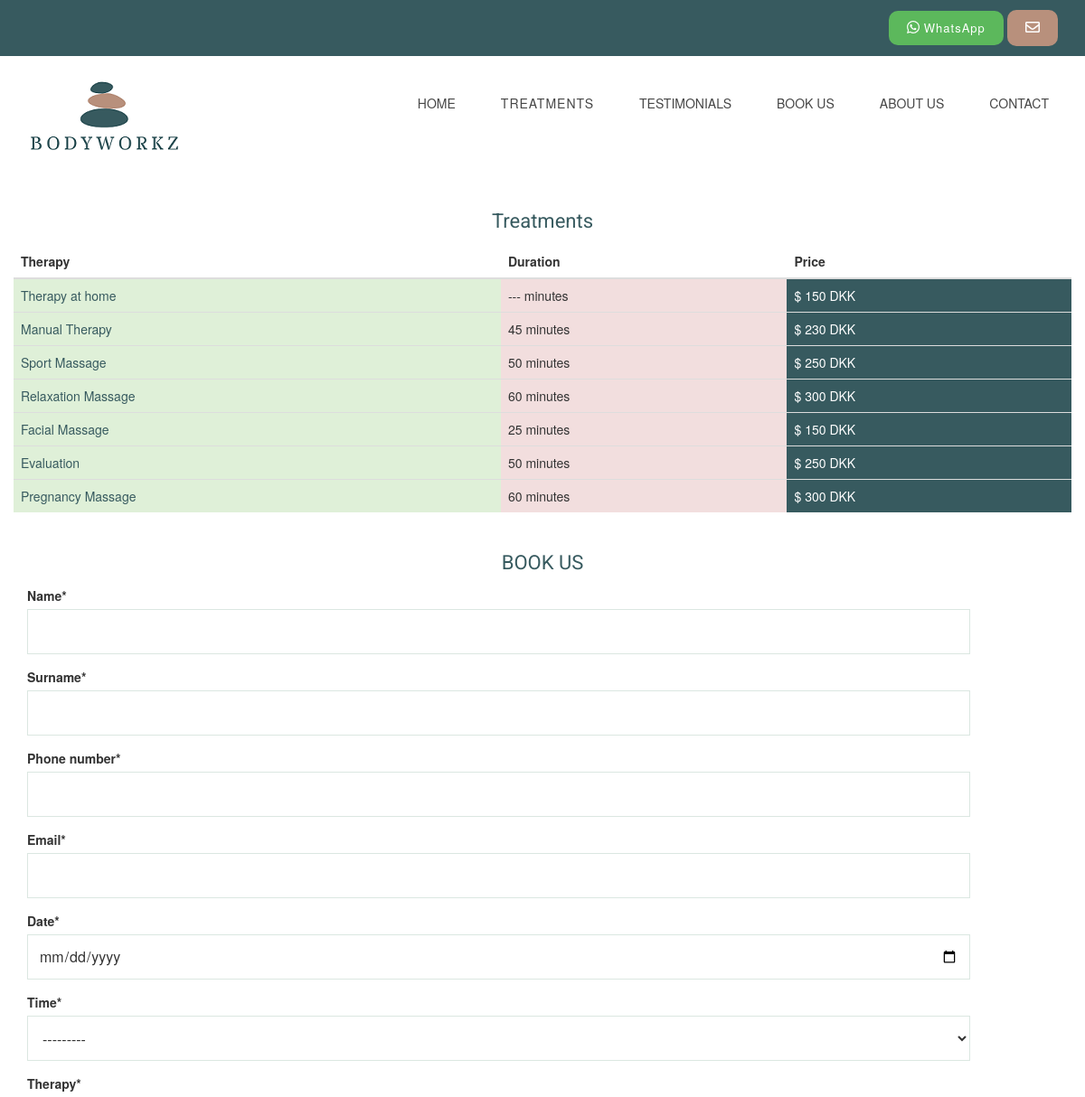
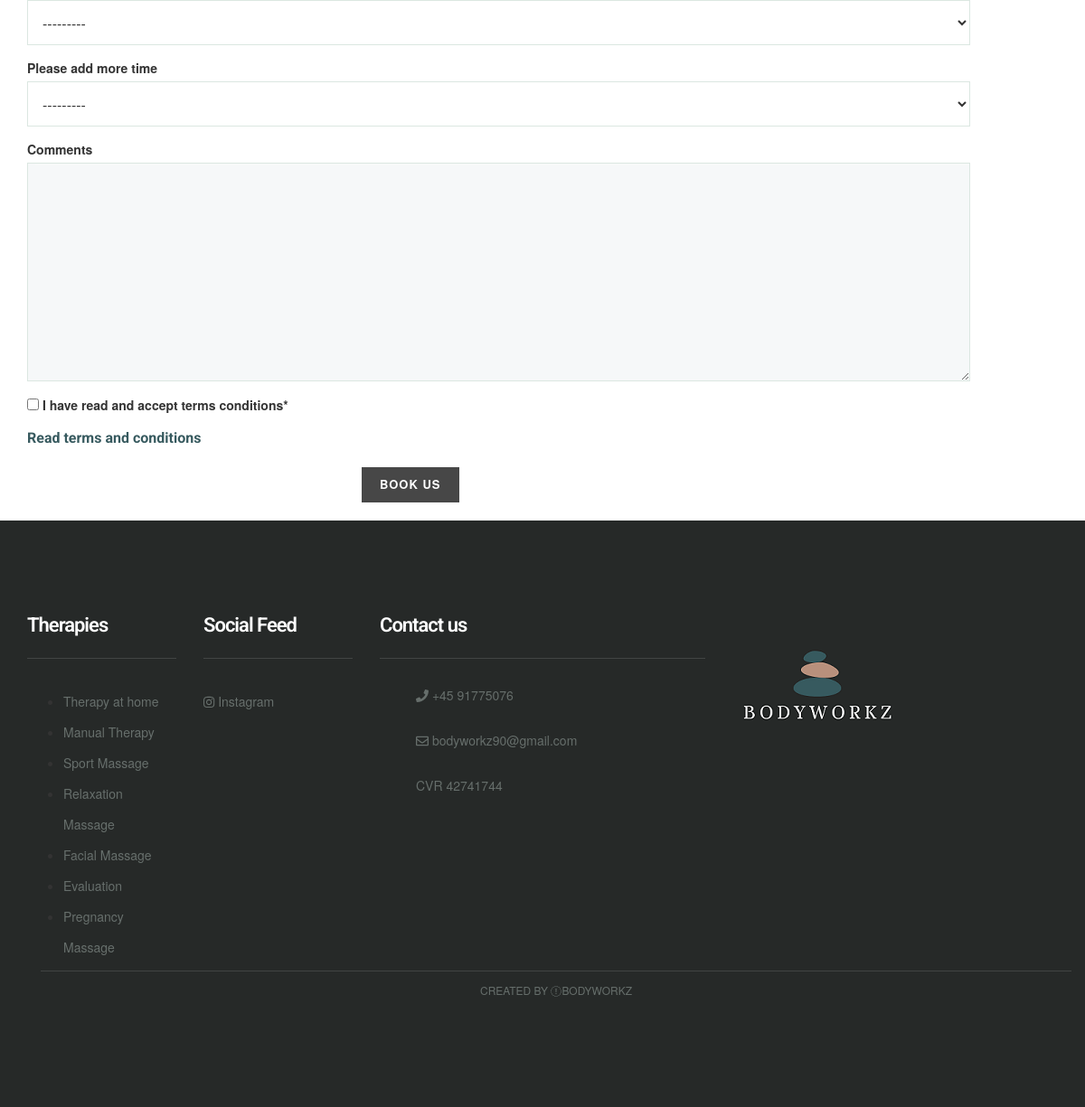
Page /appointment/ on the earlier database version (2 pictures, top to bottom).
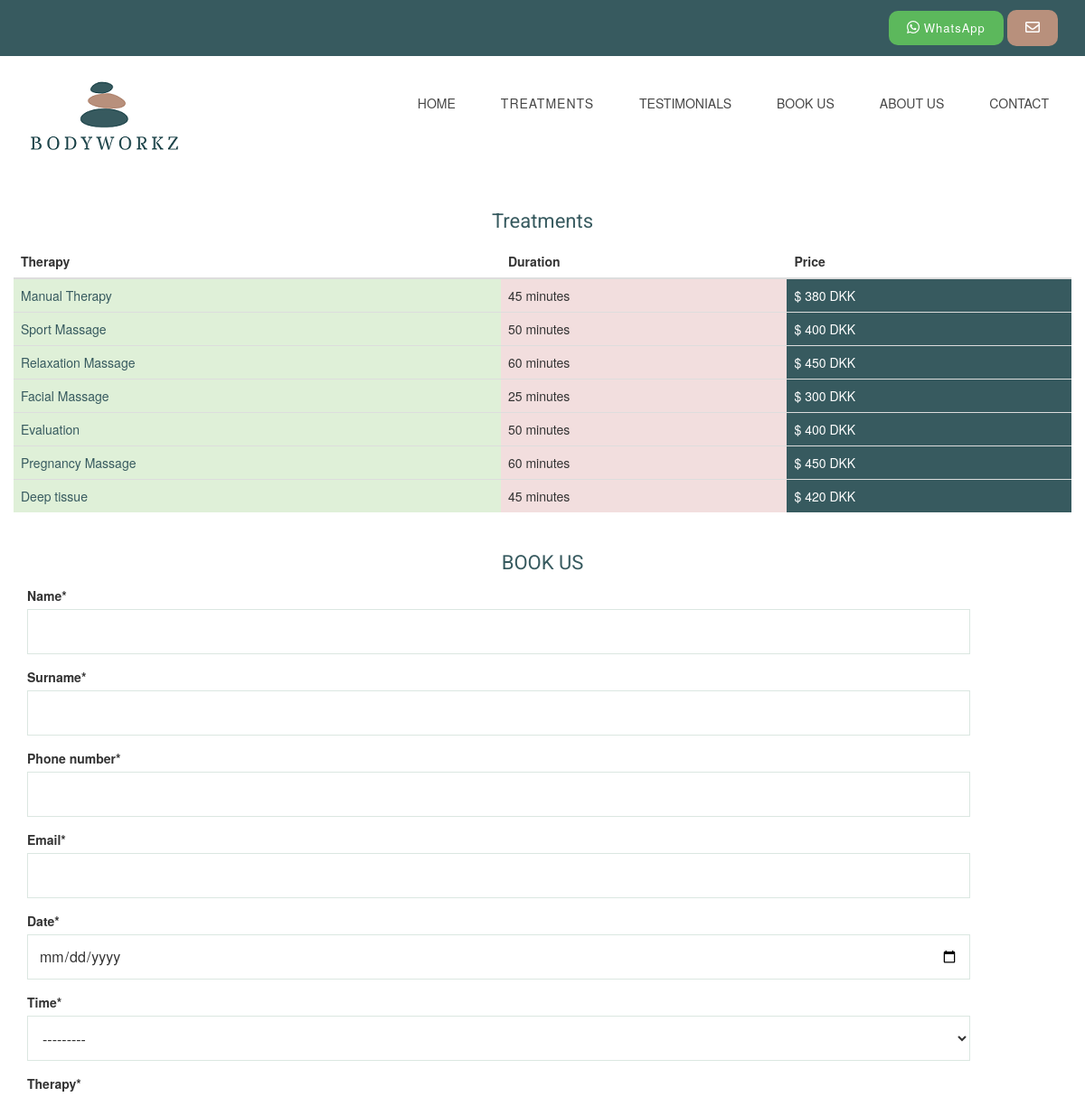
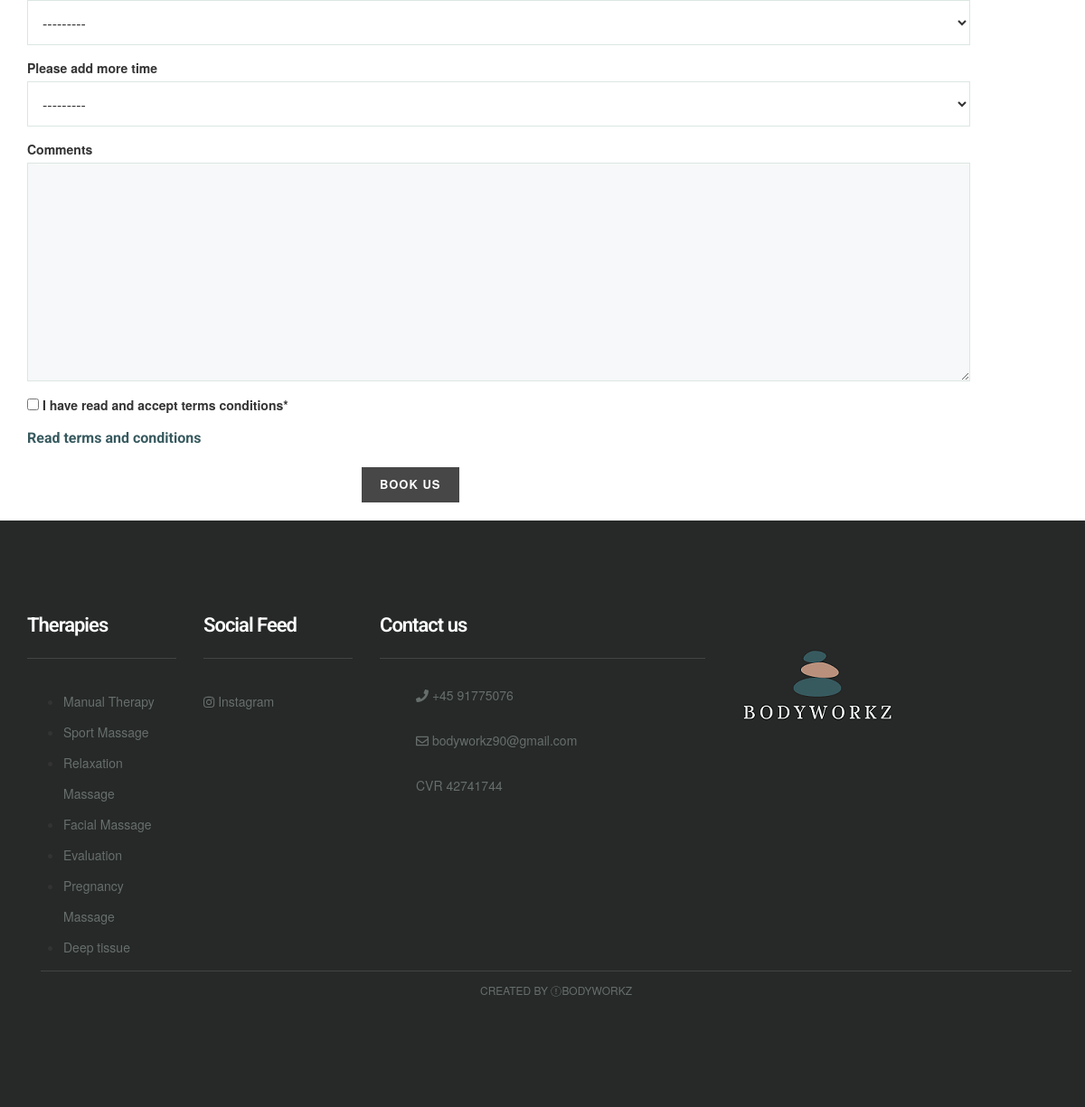
Same page on the later database version (2 pictures, top to bottom).
### MainApp/models.py (models this page shows)
class Therapy(models.Model):
    name = models.CharField(max_length=255 , verbose_name = "Nombre")
    image = models.ImageField(verbose_name="Foto", blank=True, null=True, upload_to="Images")
    short_description = models.CharField(max_length=150, verbose_name="Descripcion corta", blank=True, null=True,default="Massage")
    description = models.TextField()
    therapist = models.ManyToManyField(Therapist, verbose_name= "Terapeuta")
    duration = models.CharField(max_length=200, verbose_name = "Duracion", default="--")
    price = models.IntegerField(verbose_name="Precio",blank=True, null=True)
    class Meta:
            verbose_name="Terapia"
            verbose_name_plural="Terapias"
    def __str__(self):
        return str(self.name)

### MainApp/views.py (the view, shortened to what this page needs)
# urls.py: path('appointment/', views.CreateAppointment.as_view(),name="appointment"),
class CreateAppointment(ListView, FormMixin):
    model = Therapy
    template_name = 'appointment_form.html'
    form_class = AppointmentForm
    fiels = ['__all__']
    success_url = reverse_lazy('appointment_done')
    context_object_name = "therapy"
    def get_context_data(self,**kwargs):
        context = super().get_context_data(**kwargs)
        context['form'] = AppointmentForm
        return context

### MainApp/templates/appointment_form.html (shortened to what this page needs)
{% extends 'base.html' %} {% load crispy_forms_tags %} {% block content %}
<div class="container ">
    <h2 align="center">Treatments</h2>
    <div class="row">
        <div class="table-responsive-sm">
            <table class="table table-dark">
                <thead class=" thead-dark ">
                    <tr>
                        <th scope=" col ">Therapy </th>
                        <th scope="col ">Duration</th>
                        <th scope="col ">Price</th>
                    </tr>
                </thead>
                <tbody>
                    {% for terapia in therapy %}
                    <tr>
                        <td class="bg-success ">
                            <a href="{% url 'article' terapia.id %} " class="tag"> {{terapia.name}}</a>
                        </td>
                        <td class="bg-danger "> {{terapia.duration}} minutes
                        </td>
                        <td class="bg-primary "> $ {{terapia.price}} DKK
                        </td>
                    </tr>
                    {% endfor %}
                </tbody>
            </table>
        </div>
        <br>
        <form action="" method="POST">
            <h2 align="center ">BOOK US </h2>
            <div class="form-row ">
                <div class="form-group col-md-11 mb-0 ">
                    {{ form|crispy }}
                    <h4>
                        <a href="{% url 'terms_conditions' %}"><b>Read terms and conditions</b></a>
                    </h4>
                </div>
            </div>
            <div class="col-md-9 " align="center ">
                <input type="submit" class="btn btn-primary " value="Book us ">
            </div>
        </form>
    </div>
</div>
<br>
{% endblock %}

### MainApp/templates/base.html (shortened to what this page needs)
<!DOCTYPE html> {% load static %}
<html lang="en">
<head>
    <link href="{% static 'ap1/css/bootstrap.min.css' %}" rel="stylesheet">
    <link href="{% static 'ap1/css/font-awesome.min.css' %}" rel="stylesheet">
    <link href="{% static 'ap1/css/style.css' %}" rel="stylesheet">
</head>
<div class="header-top">
    <div class="container">
        <div class="row">
            <div class="col-lg-12 col-md-8 col-sm-8  col-xs-12">
                <div class="top-text">
                    <span class="text-block call-block">
                        <a href="https://wa.me/+4591775076 " title="click to open whatsapp chat ">
                            <button class="btn btn-success whatsapp-button">
                                <i class="fab fa-whatsapp" style="font-size: 16" aria-hidden="true "></i>
                                <span class="call-no" style="font-weight: 400; text-transform: capitalize">WhatsApp</span>
                    </button>
                    </a>
                    </span><a href="{% url 'contacto' %}" title="Contact Us"><button class="btn text-block mail-block hidden-xs hidden-sm">
                        <i class="fa fa-envelope-o" style="font-size: 16" aria-hidden="true "></i>
                    </button></a>
                </div>
            </div>
        </div>
    </div>
</div>
<div class="header">
    <div class="container">
        <div class="row">
            <div class="col-lg-4     col-md-4 col-sm-12 col-xs-12">
                <a href="{% url 'index' %}"><img src="{% static 'ap1/images/bodyworkz.png' %}" alt=""></a>
            </div>
            </ <div class="col-lg-6 col-md-4 col-sm-12 col-xs-12">
            <div class="navigation">
                <div id="navigation">
                    <ul>
                        <li class="active"><a href="{% url 'index' %}" title="Home">HOME</a></li>
                        <li class="active">
                            <a class="btn btn-secondary dropdown-toggle" href="#" role="button" id="dropdownMenuLink" data-toggle="dropdown" aria-haspopup="true" aria-expanded="false">
                                      Treatments
                                    </a>
                        </li>
                        <li><a href="{% url 'reviews' %}" title="Styleguide">TESTIMONIALS</a> </li>
                        <li>
                            <a href="{% url 'appointment' %}" title="Styleguide">BOOK US</a>
                        </li><li>
                            <a href="{% url 'about-us' %}" title="Styleguide">ABOUT US</a>
                        </li>
                        <li><a href="{% url 'contacto' %}" title="Contact Us">CONTACT</a> </li>
                    </ul>
                </div>
            </div>
        </div>
    </div>
</div>
</div>
{%block content %} {% endblock %}
<div class="footer">
    <div class="container">
        <div class="row">
            <div class="col-lg-2 col-md-3 col-sm-2 col-xs-12">
                <div class="footer-widget">
                    <h2 class="widget-title">Therapies</h2>
                    <ul>
                        {% for terapia in therapy %}
                        <li>
                            <a href="{% url 'article' terapia.id %} " class="tag">{{terapia.name}}</a> {% endfor %}
                        </li>
                    </ul>
                </div>
            </div>
            <div class="col-lg-2 col-md-2 col-sm-2 col-xs-12">
                <div class="footer-widget footer-social">
                    <h2 class="widget-title">Social Feed</h2>
                    <ul class="listnone">
                        <li>
                            <a href="#"> <i class="fa fa-instagram"></i> Instagram</a>
                        </li>
                    </ul>
                </div>
            </div>
            <div class="col-lg-4 col-md-2 col-sm-2 col-xs-12">
                <div class="footer-widget footer-social">
                    <h2 class="widget-title">Contact us </h2>
                    <ul class="listnone contact">
                        <li><i class="fa fa-phone"></i> +45 91775076</li>
                        <li><i class="fa fa-envelope-o"></i> bodyworkz90@gmail.com</li>
                        <li> CVR 42741744</li>
                    </ul>
                </div>
            </div>
            <div class="col-lg-2 col-md-2 col-sm-6 col-xs-12">
                <div class="footer-widget footer-social">
                    <a href="{% url 'index' %}"><img src="{% static 'ap1/images/bodyworkz_footer1.png' %}" alt=""></a>
                </div>
            </div>
        </div>
        <div class="tiny-footer">
            <div class="container">
                <div class="row">
                    <div class="col-lg-12 col-md-12 col-sm-12 col-xs-12">
                        <div class="copyright-content">
                            Created by <i class="fa fa-love"></i>Bodyworkz
                        </div>
                    </div>
                </div>
            </div>
        </div>
    </div>
    </body>
</html>

### MainApp/static/ap1/css/style.css (style rules this page uses)
h1, h2, h3, h4, h5, h6 { margin: 0; padding: 0; margin-bottom: 10px; color: #375a5f; font-weight: 400; font-family: 'Roboto', sans-serif; }
h2 { font-size: 22px; line-height: 32px; }
h4 { font-size: 16px; line-height: 24px; margin-bottom: 10px; }
ul, ol { margin: 0; }
a { color: #375a5f; text-decoration: none; -webkit-transition: all 0.3s; -moz-transition: all 0.3s; transition: all 0.3s; }
.listnone { list-style: none; padding: 0px; }
.form-control { width: 100%; height: 50px; padding: 6px 12px; font-size: 16px; line-height: 1.42857143; color: #333; background-color: #fff; border: 1px solid #dbe7e1; background-image: none; border-radius: 0px; -webkit-box-shadow: inset 0 0px 0px rgba(255, 255, 255, .075); box-shadow: inset 3px 3px 3px rgba(255, 255, 255, .075); margin-bottom: 15px; }
.textarea.form-control { background-color: #f6f8f9; height: auto; }
.form-group { margin-bottom: 10px; }
.btn { display: inline-block; padding: 10px 20px; margin-bottom: 0; font-size: 13px; font-weight: 800; letter-spacing: 1px; line-height: 1.42857143; text-align: center; border: none; text-transform: uppercase; border-radius: 0px; }
.btn-primary { background-color: #474747; color: #fff; }
.bg-primary { background-color: #375a5f; }
.header { background-color: #fff; z-index: 9999; position: relative; padding-top: 20px; padding-bottom: 20px; }
.header-top { background-color: #375a5f; font-size: 15px; padding-top: 11px; padding-bottom: 11px; line-height: 15px; color: #fff; font-weight: 500; }
.top-text { text-align: right; }
.top-text .text-block { padding-left: 20px; color: #fff; line-height: 18px; }
.mail-block { border-radius: 10px; background-color: #b8907c; height: 40px; border: none; font-weight: 400; text-transform: lowercase; }
.whatsapp-button { border-radius: 10px; }
.navigation { float: right; }
#navigation, #navigation ul, #navigation ul li, #navigation ul li a, #navigation #menu-button { margin: 0; padding: 0; border: 0; list-style: none; line-height: 1; display: block; position: relative; -webkit-box-sizing: border-box; -moz-box-sizing: border-box; box-sizing: border-box; }
#navigation:after, #navigation>ul:after { content: "."; display: block; clear: both; visibility: hidden; line-height: 0; height: 0; }
#navigation { margin-top: 10px; }
#navigation>ul>li { float: left; }
#navigation>ul>li>a { padding: 15px 25px; font-size: 14px; color: #474747; text-decoration: none; font-weight: 500; text-transform: uppercase; }
.footer { background-color: #262928; padding-top: 100px; padding-bottom: 100px; }
.footer-widget .widget-title { color: #fff; font-weight: 600; letter-spacing: -1px; border-bottom: 1px solid #424544; padding-bottom: 20px; margin-bottom: 30px; }
.footer-widget li a { color: #676f6c; line-height: 34px; }
.footer .contact li { position: relative; padding-left: 40px; display: block; margin-bottom: 15px; padding: 0 0 15px 40px; color: #666e6b; }
.tiny-footer { background-color: #262928; padding-top: 9px; padding-bottom: 9px; font-size: 12px; color: #56575e; text-align: left; text-transform: uppercase; text-align: center; }
.copyright-content { border-top: 1px solid #424544; padding: 12px; color: #676f6c; }
.widget-title { margin-bottom: 20px; }

Differences in the rows shown:
removed Therapy: name "Therapy at home", duration "---", price "150"
changed Therapy "Manual Therapy": price "230" → "380"
changed Therapy "Sport Massage": price "250" → "400"
changed Therapy "Relaxation Massage": price "300" → "450"
changed Therapy "Facial Massage": price "150" → "300"
changed Therapy "Evaluation": price "250" → "400"
changed Therapy "Pregnancy Massage": price "300" → "450"
added Therapy: name "Deep tissue", duration "45", price "420"
